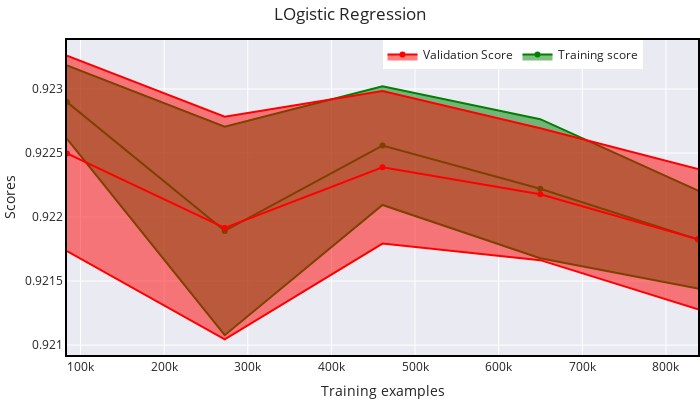

Here is the notebook cell this chart was saved with:
### Markdown cell above
### PLotting Learning curves for Different Algorithms:

### Code cell
plot_learning_curve(lr, 'LOgistic Regression', X_train, y_train)

### Figure 1 — Plotly figure (JSON) as saved in the notebook; plotly's stock layout.template omitted (floating-point values rounded to 4 significant figures)
{"data": [{"marker": {"color": "green"}, "mode": "lines", "name": "Training score - Standard Deviation", "showlegend": false, "type": "scatter", "x": [83836, 272468, 461101, 649733, 838366], "y": [0.9232, 0.9227, 0.923, 0.9228, 0.9222]}, {"fill": "tonexty", "marker": {"color": "green"}, "mode": "lines+markers", "name": "Training score", "type": "scatter", "x": [83836, 272468, 461101, 649733, 838366], "y": [0.9229, 0.9219, 0.9226, 0.9222, 0.9218]}, {"fill": "tonexty", "marker": {"color": "green"}, "mode": "lines", "name": "Training score + Standard Deviation", "showlegend": false, "type": "scatter", "x": [83836, 272468, 461101, 649733, 838366], "y": [0.9226, 0.9211, 0.9221, 0.9217, 0.9214]}, {"marker": {"color": "red"}, "mode": "lines", "showlegend": false, "type": "scatter", "x": [83836, 272468, 461101, 649733, 838366], "y": [0.9233, 0.9228, 0.923, 0.9227, 0.9224]}, {"fill": "tonexty", "marker": {"color": "red"}, "mode": "lines+markers", "name": "Validation Score", "type": "scatter", "x": [83836, 272468, 461101, 649733, 838366], "y": [0.9225, 0.9219, 0.9224, 0.9222, 0.9218]}, {"fill": "tonexty", "marker": {"color": "red"}, "mode": "lines", "showlegend": false, "type": "scatter", "x": [83836, 272468, 461101, 649733, 838366], "y": [0.9217, 0.921, 0.9218, 0.9217, 0.9213]}], "layout": {"height": 400, "legend": {"orientation": "h", "x": 0.5, "y": 1}, "margin": {"b": 0, "l": 60, "r": 0, "t": 40}, "title": {"text": "LOgistic Regression"}, "width": 700, "xaxis": {"linecolor": "black", "linewidth": 2, "mirror": true, "title": {"text": "Training examples"}}, "yaxis": {"linecolor": "black", "linewidth": 2, "mirror": true, "title": {"text": "Scores"}}}}
